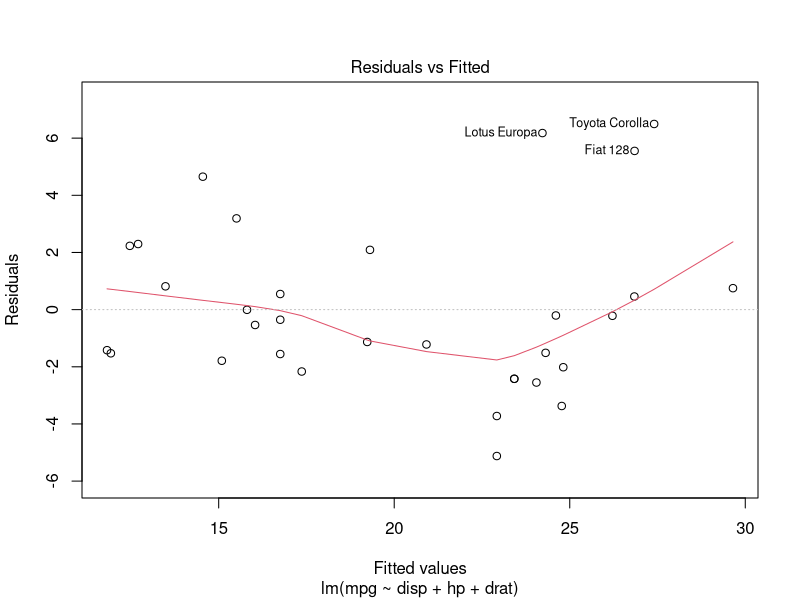
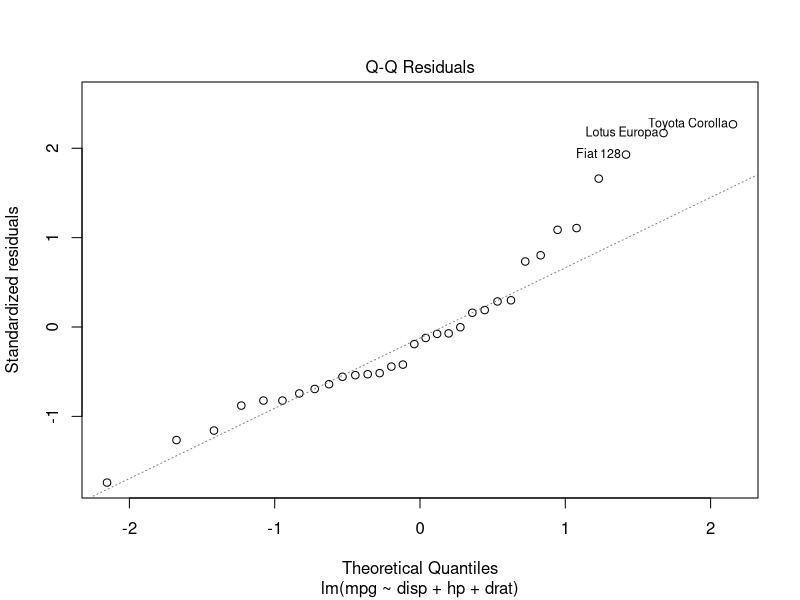
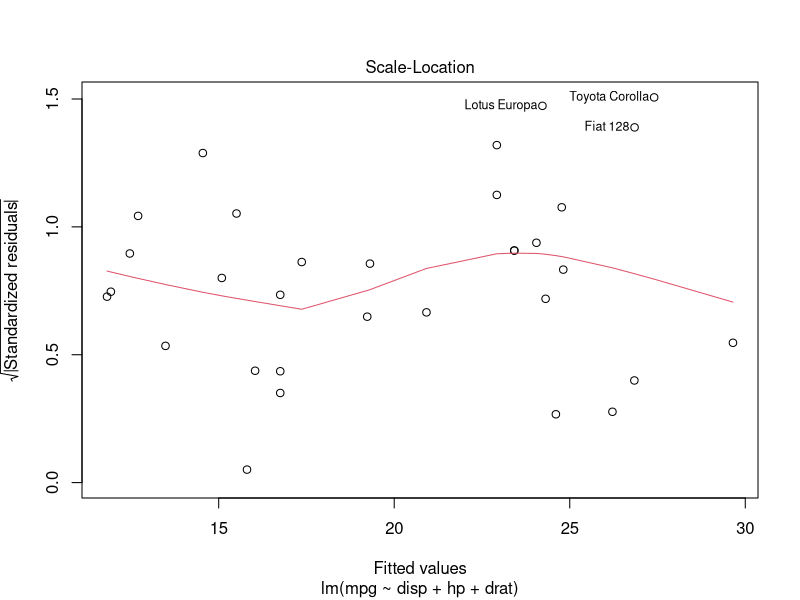
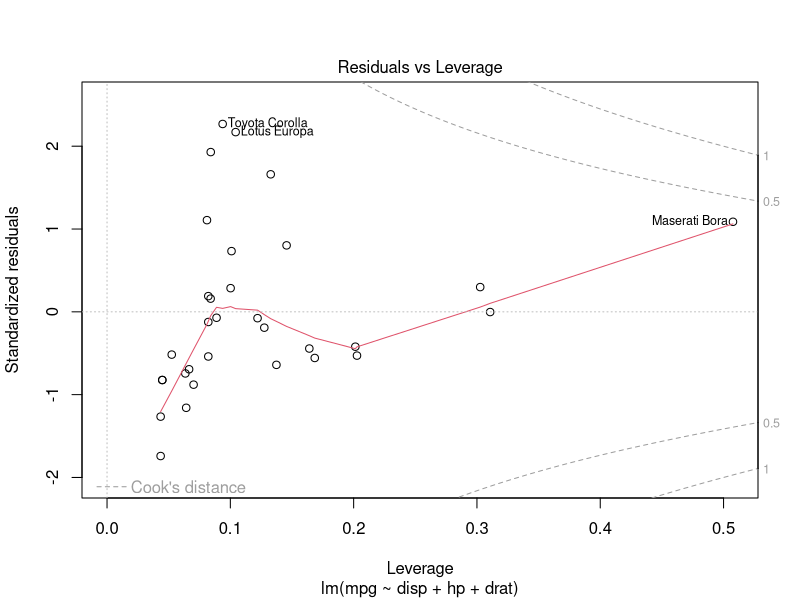

Recreate these plots in R, in order.
m1<-lm(mpg~disp+hp+drat,data=mtcars)
s1<-summary(m1)
s1$sigma
s1$r.squared
plot(m1)

library(tidyverse)
library(rsample)
mtcars %>% 
  group_by(as.factor(cyl)) %>% 
  summarise(m=mean(mpg),
            s=sd(mpg),
            n=n(),
            lo=m-qt(.975,n-1)*s/sqrt(n), hi=m+qt(.975,n-1)*s/sqrt(n))

#using bootstrapping
mtcars %>%
  select(mpg, cyl) %>%
  nest(data = -cyl) %>%
  mutate(
    boot  = map(data, ~ bootstraps(.x, times = 1000)),
    stats = map(boot, ~ {
      means <- map_dbl(.x$splits, ~ mean(analysis(.x)$mpg))  # ← mpg, not $value
      tibble(
        mean     = mean(means),
        sd       = sd(analysis(.x$splits[[1]])$mpg),          # ← mpg, not $value
        ci_lower = quantile(means, 0.025),
        ci_upper = quantile(means, 0.975)
      )
    })
  ) %>%
  unnest(stats) %>%
  select(cyl, mean, sd, ci_lower, ci_upper)                   # ← cyl, not group

#using jackkinfe
mtcars %>%
  select(mpg, cyl) %>%
  nest(data = -cyl) %>%
  mutate(
    stats = map(data, ~ {
      x     <- .x$mpg
      n     <- length(x)
      
      # Leave-one-out means
      jack_means <- map_dbl(1:n, ~ mean(x[-.x]))
      
      # Jackknife estimates
      jack_mean  <- mean(jack_means)
      jack_se    <- sqrt(((n - 1) / n) * sum((jack_means - jack_mean)^2))
      
      tibble(
        mean     = mean(x),                          # original mean
        sd       = sd(x),                            # original SD
        ci_lower = jack_mean - 1.96 * jack_se,
        ci_upper = jack_mean + 1.96 * jack_se
      )
    })
  ) %>%
  unnest(stats) %>%
  select(cyl, mean, sd, ci_lower, ci_upper)

# for the sd
mtcars %>%
  select(mpg, cyl) %>%
  nest(data = -cyl) %>%
  mutate(
    stats = map(data, ~ {
      x <- .x$mpg
      n <- length(x)
      
      # Leave-one-out means and SDs
      jack_means <- map_dbl(1:n, ~ mean(x[-.x]))
      jack_sds   <- map_dbl(1:n, ~ sd(x[-.x]))
      
      # Jackknife SEs
      jack_mean_se <- sqrt(((n - 1) / n) * sum((jack_means - mean(jack_means))^2))
      jack_sd_se   <- sqrt(((n - 1) / n) * sum((jack_sds   - mean(jack_sds))^2))
      
      tibble(
        mean        = mean(x),
        ci_lower_mean = mean(jack_means) - 1.96 * jack_mean_se,
        ci_upper_mean = mean(jack_means) + 1.96 * jack_mean_se,
        sd          = sd(x),
        ci_lower_sd = mean(jack_sds) - 1.96 * jack_sd_se,
        ci_upper_sd = mean(jack_sds) + 1.96 * jack_sd_se
      )
    })
  ) %>%
  unnest(stats) %>%
  select(cyl, mean, ci_lower_mean, ci_upper_mean, sd, ci_lower_sd, ci_upper_sd)

# for the sd - bootstrap
mtcars %>%
  select(mpg, cyl) %>%
  nest(data = -cyl) %>%
  mutate(
    boot  = map(data, ~ bootstraps(.x, times = 1000)),
    stats = map2(data, boot, ~ {                              # ← map2 to access both
      x          <- .x$mpg                                   # ← original data from data column
      boot_means <- map_dbl(.y$splits, ~ mean(analysis(.x)$mpg))  
      boot_sds   <- map_dbl(.y$splits, ~ sd(analysis(.x)$mpg))    
      
      tibble(
        mean          = mean(x),                             # ← original mean
        ci_lower_mean = quantile(boot_means, 0.025),
        ci_upper_mean = quantile(boot_means, 0.975),
        sd            = sd(x),                              # ← original sd
        ci_lower_sd   = quantile(boot_sds, 0.025),
        ci_upper_sd   = quantile(boot_sds, 0.975)
      )
    })
  ) %>%
  unnest(stats) %>%
  select(cyl, mean, ci_lower_mean, ci_upper_mean, sd, ci_lower_sd, ci_upper_sd)
